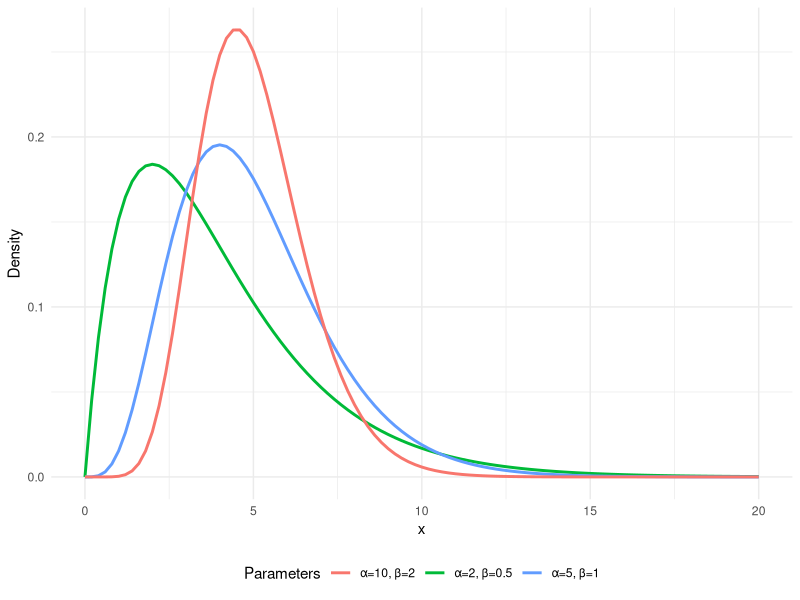

Source code (R):
## ---- chunk 1
#| eval: true
#| echo: false
#| warning: false
#| label: fig-Gamma_Distribution
#| fig-cap: Gamma distribution.
# Packages
library(ggplot2)

# Plot
ggplot2::ggplot(data.frame(x = c(0, 20)), aes(x)) +
  ggplot2::stat_function(
    fun = dgamma, args = list(shape = 2, rate = 0.5),
    aes(color = "α=2, β=0.5"),  linewidth = 1
  ) +
  ggplot2::stat_function(
    fun = dgamma, args = list(shape = 5, rate = 1),
    aes(color = "α=5, β=1"),  linewidth = 1
  ) +
  ggplot2::stat_function(
    fun = dgamma, args = list(shape = 10, rate = 2),
    aes(color = "α=10, β=2"),  linewidth = 1
  ) +
  ggplot2::labs(color = "Parameters") +
  ggplot2::ylab("Density") +
  ggplot2::xlab("x") +
  ggplot2::theme_minimal() +
  ggplot2::theme(legend.position = "bottom")
